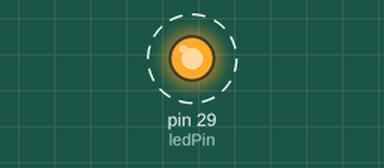
Simulated run of this program. Board: Raspberry Pi (header pin numbers). Shown: output pins drawn as LEDs (lit = HIGH). Dashed ring = blinking. What the program prints to the terminal is not drawn. At 10.0 s the program stops and its outputs stay as they are.

Above: at 0.2 s.
Timing chart, 0 to 3.0 s (numbered marks = the images above):
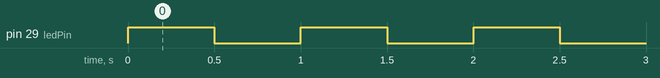

Measured:
- by itself, pin 29 (ledPin): alternates HIGH for 0.50 s and LOW for 0.50 s, 20 changes in all, then stays LOW

The program:

Control_LED_blink.py
```python
import RPi.GPIO as GPIO
import time
GPIO.setmode(GPIO.BOARD)
GPIO.setwarnings(False)
ledPin = 29
GPIO.setup(ledPin, GPIO.OUT)

for i in range(10):
    print("LED on")
    GPIO.output(ledPin, GPIO.HIGH)
    time.sleep(0.5)
    print("LED off.")
    GPIO.output(ledPin, GPIO.LOW)
    time.sleep(0.5)
```
